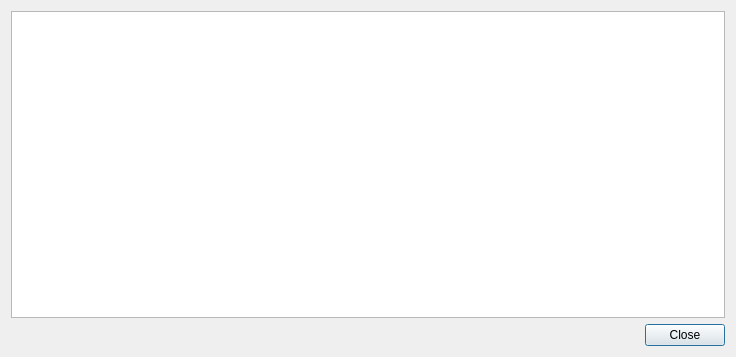
<?xml version="1.0" encoding="UTF-8"?>
<ui version="4.0">
 <class>TransactionDetailsDialog</class>
 <widget class="QDialog" name="TransactionDetailsDialog">
  <property name="geometry">
   <rect>
    <x>0</x>
    <y>0</y>
    <width>736</width>
    <height>357</height>
   </rect>
  </property>
  <property name="windowTitle">
   <string>Transaction Details</string>
  </property>
  <layout class="QVBoxLayout" name="verticalLayout">
   <item>
    <widget class="QTextBrowser" name="m_detailsBrowser"/>
   </item>
   <item>
    <layout class="QHBoxLayout" name="horizontalLayout">
     <item>
      <spacer name="horizontalSpacer">
       <property name="orientation">
        <enum>Qt::Horizontal</enum>
       </property>
       <property name="sizeHint" stdset="0">
        <size>
         <width>40</width>
         <height>20</height>
        </size>
       </property>
      </spacer>
     </item>
     <item>
      <widget class="QPushButton" name="m_closeButton">
       <property name="text">
        <string>Close</string>
       </property>
      </widget>
     </item>
    </layout>
   </item>
  </layout>
 </widget>
 <resources/>
 <connections>
  <connection>
   <sender>m_closeButton</sender>
   <signal>clicked()</signal>
   <receiver>TransactionDetailsDialog</receiver>
   <slot>accept()</slot>
   <hints>
    <hint type="sourcelabel">
     <x>619</x>
     <y>331</y>
    </hint>
    <hint type="destinationlabel">
     <x>335</x>
     <y>178</y>
    </hint>
   </hints>
  </connection>
 </connections>
</ui>
